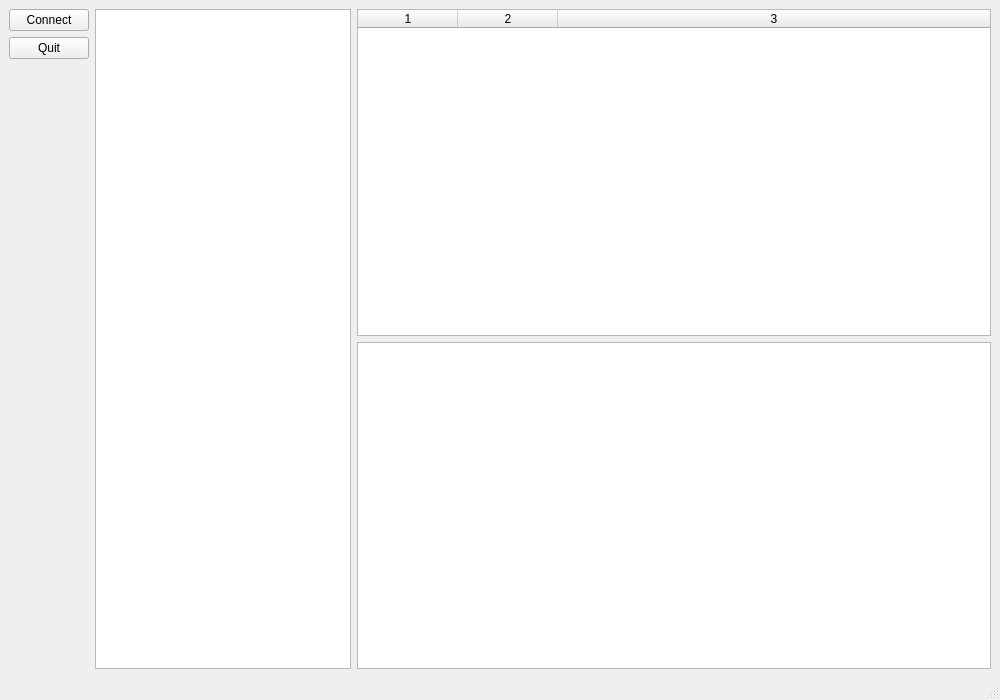
<?xml version="1.0" encoding="UTF-8"?>
<ui version="4.0">
 <class>MainWindow</class>
 <widget class="QMainWindow" name="MainWindow">
  <property name="geometry">
   <rect>
    <x>0</x>
    <y>0</y>
    <width>1000</width>
    <height>700</height>
   </rect>
  </property>
  <property name="windowTitle">
   <string>MainWindow</string>
  </property>
  <widget class="QWidget" name="centralwidget">
   <layout class="QVBoxLayout" name="verticalLayout_3">
    <item>
     <layout class="QHBoxLayout" name="horizontalLayout">
      <item>
       <layout class="QVBoxLayout" name="verticalLayout_2">
        <item>
         <widget class="QPushButton" name="connectButton">
          <property name="text">
           <string>Connect</string>
          </property>
         </widget>
        </item>
        <item>
         <widget class="QPushButton" name="quitButton">
          <property name="text">
           <string>Quit</string>
          </property>
         </widget>
        </item>
        <item>
         <spacer name="verticalSpacer">
          <property name="orientation">
           <enum>Qt::Vertical</enum>
          </property>
          <property name="sizeHint" stdset="0">
           <size>
            <width>20</width>
            <height>40</height>
           </size>
          </property>
         </spacer>
        </item>
       </layout>
      </item>
      <item>
       <widget class="QListWidget" name="mailboxes">
        <property name="sizePolicy">
         <sizepolicy hsizetype="Preferred" vsizetype="Expanding">
          <horstretch>0</horstretch>
          <verstretch>0</verstretch>
         </sizepolicy>
        </property>
       </widget>
      </item>
      <item>
       <layout class="QVBoxLayout" name="verticalLayout">
        <item>
         <widget class="QTableWidget" name="messages">
          <property name="sizePolicy">
           <sizepolicy hsizetype="Expanding" vsizetype="Preferred">
            <horstretch>0</horstretch>
            <verstretch>0</verstretch>
           </sizepolicy>
          </property>
          <property name="editTriggers">
           <set>QAbstractItemView::NoEditTriggers</set>
          </property>
          <property name="tabKeyNavigation">
           <bool>true</bool>
          </property>
          <property name="showGrid">
           <bool>true</bool>
          </property>
          <property name="gridStyle">
           <enum>Qt::SolidLine</enum>
          </property>
          <property name="sortingEnabled">
           <bool>true</bool>
          </property>
          <property name="rowCount">
           <number>0</number>
          </property>
          <property name="columnCount">
           <number>3</number>
          </property>
          <attribute name="horizontalHeaderShowSortIndicator" stdset="0">
           <bool>true</bool>
          </attribute>
          <attribute name="horizontalHeaderStretchLastSection">
           <bool>true</bool>
          </attribute>
          <attribute name="verticalHeaderVisible">
           <bool>false</bool>
          </attribute>
          <column/>
          <column/>
          <column/>
         </widget>
        </item>
        <item>
         <widget class="QTextBrowser" name="browser">
          <property name="sizePolicy">
           <sizepolicy hsizetype="Expanding" vsizetype="Preferred">
            <horstretch>0</horstretch>
            <verstretch>0</verstretch>
           </sizepolicy>
          </property>
         </widget>
        </item>
       </layout>
      </item>
     </layout>
    </item>
    <item>
     <layout class="QHBoxLayout" name="horizontalLayout_2"/>
    </item>
   </layout>
  </widget>
  <widget class="QMenuBar" name="menubar">
   <property name="geometry">
    <rect>
     <x>0</x>
     <y>0</y>
     <width>1000</width>
     <height>21</height>
    </rect>
   </property>
  </widget>
  <widget class="QStatusBar" name="statusbar"/>
 </widget>
 <resources/>
 <connections/>
</ui>
